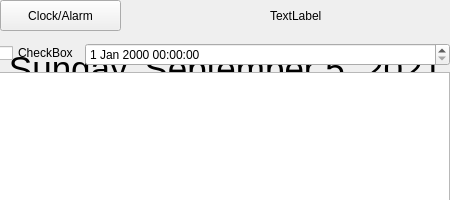
<?xml version="1.0" encoding="UTF-8"?>
<ui version="4.0">
 <class>MainWindow</class>
 <widget class="QMainWindow" name="MainWindow">
  <property name="windowModality">
   <enum>Qt::NonModal</enum>
  </property>
  <property name="geometry">
   <rect>
    <x>0</x>
    <y>0</y>
    <width>450</width>
    <height>200</height>
   </rect>
  </property>
  <property name="minimumSize">
   <size>
    <width>450</width>
    <height>200</height>
   </size>
  </property>
  <property name="maximumSize">
   <size>
    <width>450</width>
    <height>200</height>
   </size>
  </property>
  <property name="contextMenuPolicy">
   <enum>Qt::NoContextMenu</enum>
  </property>
  <property name="windowTitle">
   <string>Alarm Clock</string>
  </property>
  <property name="windowIcon">
   <iconset>
    <normaloff>icon.ico</normaloff>
    <normalon>icon.ico</normalon>icon.ico</iconset>
  </property>
  <widget class="QWidget" name="centralwidget">
   <widget class="QLabel" name="nextAlarmLabel">
    <property name="geometry">
     <rect>
      <x>270</x>
      <y>0</y>
      <width>181</width>
      <height>31</height>
     </rect>
    </property>
    <property name="text">
     <string>TextLabel</string>
    </property>
   </widget>
   <widget class="QPushButton" name="clockAlarmToggleButton">
    <property name="geometry">
     <rect>
      <x>0</x>
      <y>0</y>
      <width>121</width>
      <height>31</height>
     </rect>
    </property>
    <property name="text">
     <string>Clock/Alarm</string>
    </property>
   </widget>
   <widget class="QWidget" name="clockGridWidget" native="true">
    <property name="geometry">
     <rect>
      <x>0</x>
      <y>40</y>
      <width>451</width>
      <height>151</height>
     </rect>
    </property>
    <property name="cursor">
     <cursorShape>ArrowCursor</cursorShape>
    </property>
    <property name="focusPolicy">
     <enum>Qt::ClickFocus</enum>
    </property>
    <layout class="QGridLayout" name="clockGridLayout">
     <property name="leftMargin">
      <number>0</number>
     </property>
     <item row="0" column="0">
      <widget class="QLabel" name="dateLabel">
       <property name="font">
        <font>
         <pointsize>26</pointsize>
        </font>
       </property>
       <property name="layoutDirection">
        <enum>Qt::LeftToRight</enum>
       </property>
       <property name="text">
        <string notr="true" extracomment="Sunday, September 5, 2021">Sunday, September 5, 2021</string>
       </property>
       <property name="alignment">
        <set>Qt::AlignCenter</set>
       </property>
      </widget>
     </item>
     <item row="4" column="0">
      <widget class="QLabel" name="timeLabel">
       <property name="font">
        <font>
         <pointsize>58</pointsize>
        </font>
       </property>
       <property name="layoutDirection">
        <enum>Qt::LeftToRight</enum>
       </property>
       <property name="text">
        <string>9:53:03 AM</string>
       </property>
       <property name="alignment">
        <set>Qt::AlignCenter</set>
       </property>
      </widget>
     </item>
    </layout>
   </widget>
   <widget class="QWidget" name="verticalLayoutWidget">
    <property name="geometry">
     <rect>
      <x>-1</x>
      <y>43</y>
      <width>451</width>
      <height>161</height>
     </rect>
    </property>
    <layout class="QVBoxLayout" name="alarmLayout">
     <item>
      <layout class="QFormLayout" name="formLayout">
       <property name="sizeConstraint">
        <enum>QLayout::SetNoConstraint</enum>
       </property>
       <property name="fieldGrowthPolicy">
        <enum>QFormLayout::AllNonFixedFieldsGrow</enum>
       </property>
       <property name="horizontalSpacing">
        <number>6</number>
       </property>
       <property name="verticalSpacing">
        <number>0</number>
       </property>
       <item row="0" column="1">
        <widget class="QDateTimeEdit" name="dateTimeEdit"/>
       </item>
       <item row="0" column="0">
        <widget class="QCheckBox" name="checkBox">
         <property name="text">
          <string>CheckBox</string>
         </property>
        </widget>
       </item>
      </layout>
     </item>
     <item>
      <widget class="QListView" name="listView"/>
     </item>
     <item>
      <layout class="QVBoxLayout" name="verticalLayout_2"/>
     </item>
    </layout>
   </widget>
  </widget>
 </widget>
 <resources/>
 <connections/>
</ui>
